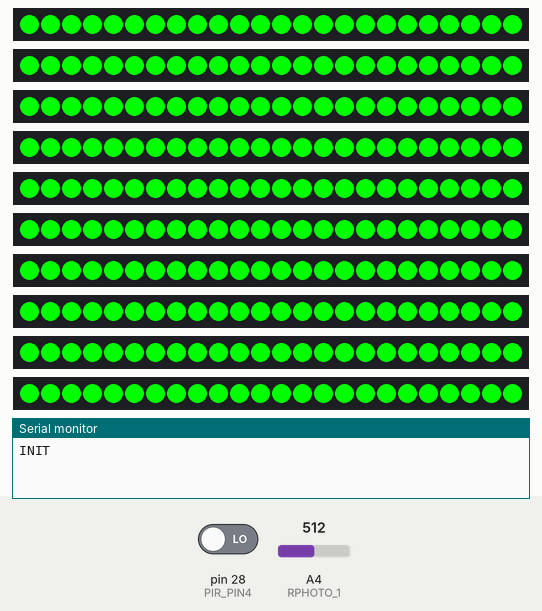
This sketch was run on a simulated Arduino Mega 2560, built with avr-gcc and run on an emulated ATmega2560. On the bench: 10 × 24 RGB LEDs in strip order, left to right, the last lines printed to the serial monitor. The test bench sets the inputs (shaded band); at power-on: pin 28 (PIR_PIN4) LOW, A4 (RPHOTO_1) = 512.

Above: at 1.3 s.
1.4 s: pin 28 (PIR_PIN4) driven HIGH
At 1.96 s:
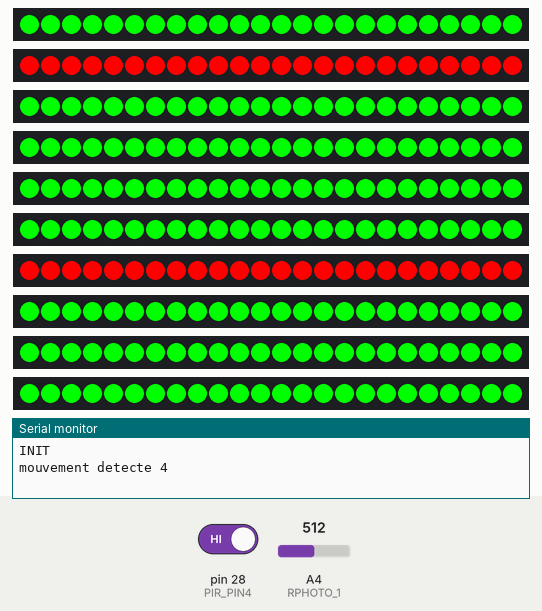
At 2.7 s:
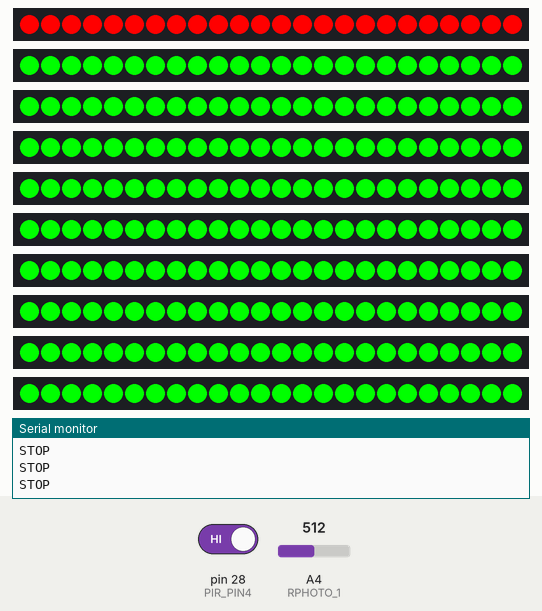
Timing chart, 0 to 4.4 s (numbered marks = the images above; inputs shaded):
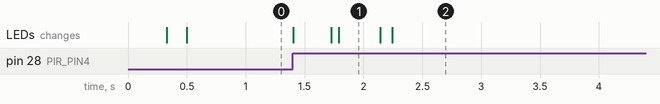

The sketch:

test_beer_pong_v2-delay-non-bloquant.ino
```cpp
#include <Adafruit_NeoPixel.h>
#ifdef __AVR__
#include <avr/power.h> // Required for 16 MHz Adafruit Trinket
#endif


#define LED_PIN1        2
#define LED_PIN2        3
#define LED_PIN3        4
#define LED_PIN4        5
#define LED_PIN5        6
#define LED_PIN6        7
#define LED_PIN7        8
#define LED_PIN8        9
#define LED_PIN9        10
#define LED_PIN10       11

#define PIR_PIN1        22
#define PIR_PIN2        24
#define PIR_PIN3        26
#define PIR_PIN4        28
#define PIR_PIN5        30
#define PIR_PIN6        32
#define PIR_PIN7        34
#define PIR_PIN8        36
#define PIR_PIN9        38
#define PIR_PIN10       40

#define RPHOTO_1        A4
#define NUMPIXELS       24 // Popular NeoPixel ring size
#define DELAYVAL        10 // Time (in milliseconds) to pause between pixels
#define PAUSE_R         30000
#define VALUE_RESET     30


Adafruit_NeoPixel strip1 = Adafruit_NeoPixel(NUMPIXELS, LED_PIN1, NEO_GRB + NEO_KHZ800);
Adafruit_NeoPixel strip2 = Adafruit_NeoPixel(NUMPIXELS, LED_PIN2, NEO_GRB + NEO_KHZ800);
Adafruit_NeoPixel strip3 = Adafruit_NeoPixel(NUMPIXELS, LED_PIN3, NEO_GRB + NEO_KHZ800);
Adafruit_NeoPixel strip4 = Adafruit_NeoPixel(NUMPIXELS, LED_PIN4, NEO_GRB + NEO_KHZ800);
Adafruit_NeoPixel strip5 = Adafruit_NeoPixel(NUMPIXELS, LED_PIN5, NEO_GRB + NEO_KHZ800);
Adafruit_NeoPixel strip6 = Adafruit_NeoPixel(NUMPIXELS, LED_PIN6, NEO_GRB + NEO_KHZ800);
Adafruit_NeoPixel strip7 = Adafruit_NeoPixel(NUMPIXELS, LED_PIN7, NEO_GRB + NEO_KHZ800);
Adafruit_NeoPixel strip8 = Adafruit_NeoPixel(NUMPIXELS, LED_PIN8, NEO_GRB + NEO_KHZ800);
Adafruit_NeoPixel strip9 = Adafruit_NeoPixel(NUMPIXELS, LED_PIN9, NEO_GRB + NEO_KHZ800);
Adafruit_NeoPixel strip10 = Adafruit_NeoPixel(NUMPIXELS, LED_PIN10, NEO_GRB + NEO_KHZ800);


enum {
  INIT,
  WAIT_BALL,
  ANNIMATION,
  CHECK_RESISTANCE,
  WAIT_RESISTANCE,
  STOP
} state;

int led1 = 0;
int led2 = 0;
int led3 = 0;
int led4 = 0;
int led5 = 0;
int led6 = 0;
int led7 = 0;
int led8 = 0;
int led9 = 0;
int led10 = 0;

uint32_t color_strip1_red = strip1.Color(255, 0, 0);
uint32_t color_strip2_red = strip2.Color(255, 0, 0);
uint32_t color_strip3_red = strip3.Color(255, 0, 0);
uint32_t color_strip4_red = strip4.Color(255, 0, 0);
uint32_t color_strip5_red = strip5.Color(255, 0, 0);
uint32_t color_strip6_red = strip6.Color(255, 0, 0);
uint32_t color_strip7_red = strip7.Color(255, 0, 0);
uint32_t color_strip8_red = strip8.Color(255, 0, 0);
uint32_t color_strip9_red = strip9.Color(255, 0, 0);
uint32_t color_strip10_red = strip10.Color(255, 0, 0);

uint32_t color_strip1_green = strip1.Color(0, 255, 0);
uint32_t color_strip2_green = strip2.Color(0, 255, 0);
uint32_t color_strip3_green = strip3.Color(0, 255, 0);
uint32_t color_strip4_green = strip4.Color(0, 255, 0);
uint32_t color_strip5_green = strip5.Color(0, 255, 0);
uint32_t color_strip6_green = strip6.Color(0, 255, 0);
uint32_t color_strip7_green = strip7.Color(0, 255, 0);
uint32_t color_strip8_green = strip8.Color(0, 255, 0);
uint32_t color_strip9_green = strip9.Color(0, 255, 0);
uint32_t color_strip10_green = strip10.Color(0, 255, 0);

uint32_t color_strip1_blue = strip1.Color(0, 0, 255);
uint32_t color_strip2_blue = strip2.Color(0, 0, 255);
uint32_t color_strip3_blue = strip3.Color(0, 0, 255);
uint32_t color_strip4_blue = strip4.Color(0, 0, 255);
uint32_t color_strip5_blue = strip5.Color(0, 0, 255);
uint32_t color_strip6_blue = strip6.Color(0, 0, 255);
uint32_t color_strip7_blue = strip7.Color(0, 0, 255);
uint32_t color_strip8_blue = strip8.Color(0, 0, 255);
uint32_t color_strip9_blue = strip9.Color(0, 0, 255);
uint32_t color_strip10_blue = strip10.Color(0, 0, 255);

int value_rphoto_1 = 0;
int value_rphoto_12 = 0;
int value_rdif_1 = VALUE_RESET; // est égale à la valeur de reset par défaut


void setup() {
Serial.begin(9600);

#if defined(__AVR_ATtiny85__) && (F_CPU == 16000000)
clock_prescale_set(clock_div_1);
#endif

strip1.begin();// INITIALIZE NeoPixel strip object (REQUIRED)
strip2.begin();
strip3.begin();
strip4.begin();
strip5.begin();
strip6.begin();
strip7.begin();
strip8.begin();
strip9.begin();
strip10.begin();

strip1.clear();
strip2.clear();
strip3.clear();
strip4.clear();
strip5.clear();
strip6.clear();
strip7.clear();
strip8.clear();
strip9.clear();;
strip10.clear();

pinMode(PIR_PIN1, INPUT); //définir la pin 2 comme une entré
pinMode(PIR_PIN2, INPUT);
pinMode(PIR_PIN3, INPUT);
pinMode(PIR_PIN4, INPUT);
pinMode(PIR_PIN5, INPUT);
pinMode(PIR_PIN6, INPUT);
pinMode(PIR_PIN7, INPUT);
pinMode(PIR_PIN8, INPUT);
pinMode(PIR_PIN9, INPUT);
pinMode(PIR_PIN10, INPUT);

pinMode(RPHOTO_1, INPUT);// Set photoresistance input

}

void loop() {

switch (state) {
    case INIT:
      Serial.println("INIT");
      strip1.clear();
      strip2.clear();
      strip3.clear();
      strip4.clear();
      strip5.clear();
      strip6.clear();
      strip7.clear();
      strip8.clear();
      strip9.clear();
      strip10.clear();

       for (int i = 0; i < NUMPIXELS; i++) {
        strip1.setPixelColor(i, strip1.Color(0, 255, 0));
        strip2.setPixelColor(i, strip2.Color(0, 255, 0));
        strip3.setPixelColor(i, strip3.Color(0, 255, 0));
        strip4.setPixelColor(i, strip4.Color(0, 255, 0));
        strip5.setPixelColor(i, strip5.Color(0, 255, 0));
        strip6.setPixelColor(i, strip6.Color(0, 255, 0));
        strip7.setPixelColor(i, strip7.Color(0, 255, 0));
        strip8.setPixelColor(i, strip8.Color(0, 255, 0));
        strip9.setPixelColor(i, strip9.Color(0, 255, 0));
        strip10.setPixelColor(i, strip10.Color(0, 255, 0));

        strip1.show();// Send the updated pixel colors to the hardware.
        strip2.show();
        strip3.show();
        strip4.show();
        strip5.show();
        strip6.show();
        strip7.show();
        strip8.show();
        strip9.show();
        strip10.show();
        delay(DELAYVAL);
      }


    state = WAIT_BALL;
    break;

    case WAIT_BALL:

     if (digitalRead(PIR_PIN4) == HIGH && led4 == 0) { //le capteur détecte un mouvement
        Serial.println("mouvement detecte 4 ");
        strip1.clear();
        led4 = 4;
        state = ANNIMATION;
      }

      break;

    case ANNIMATION:

      if(led4){
        wave1(30);
      state = CHECK_RESISTANCE;
      }
      break;

    case CHECK_RESISTANCE:

      if(led4){
        value_rphoto_1 = analogRead(RPHOTO_1); //on récupère la valeur de la résisantce
        if(value_rdif_1 < VALUE_RESET){ //sinon on reset la couleur au vert
          for (int i = 0; i < NUMPIXELS; i++) {
          strip1.setPixelColor(i, color_strip1_green);
          strip1.show();
          delay(DELAYVAL);
          }
          led4 = 0;
          state = WAIT_BALL;
          break;
        }
        state = WAIT_RESISTANCE;
      }

    case WAIT_RESISTANCE:
    value_rphoto_12 = analogRead(RPHOTO_1); //on récupère la valeur de la résisantce


    case STOP:
      Serial.println("STOP");


      break;

    default:
      // statements
      break;
    }


}

/*
 *  vague rouge led 1
 */
void wave1(int wait){
  /*
   * description de la composition des variable
   * [position de la vague de coleur sur l'anneau]_[position de l'anneau]
   */
  //variable ring gauche
  int top_left = 18;
  int bot_left = 18;

  //variable ring haut gauche
  int top_topLeft = 23;
  int bot_topLeft = 23;


  for(int i = 0; i<13; i++){

    if(led2 == 0){
      strip2.setPixelColor(top_left, strip2.Color(255, 0, 0));          //ring gauche top
      top_left--;

       strip2.setPixelColor(bot_left, strip2.Color(255, 0, 0));         //ring gauche bot
      if(bot_left == 24){
        bot_left = -1;
      }
      bot_left++;
    }
    if(led2 == 1){
      strip2.setPixelColor(top_left, strip2.Color(0, 0, 255));          //ring gauche top
      top_left--;

       strip2.setPixelColor(bot_left, strip2.Color(0, 0, 255));         //ring gauche bot
      if(bot_left == 24){
        bot_left = -1;
      }
      bot_left++;
    }

   if(led7 == 0){
      strip7.setPixelColor(top_topLeft,strip7.Color(255, 0, 0));          //ring haut gauche top
      top_topLeft--;

      strip7.setPixelColor(bot_topLeft, strip7.Color(255, 0, 0));         //ring haut gauche bot
      if(bot_topLeft == 24){
        bot_topLeft = -1;
      }
      bot_topLeft++;
   }
   if(led7 == 1){
      strip7.setPixelColor(top_topLeft, strip7.Color(0, 0, 255));          //ring haut gauche top
      top_topLeft--;

      strip7.setPixelColor(bot_topLeft, strip7.Color(0, 0, 255));         //ring haut gauche bot
      if(bot_topLeft == 24){
        bot_topLeft = -1;
      }
      bot_topLeft++;
   }

    strip2.show();                          //  Update strip 4(gauche)
    strip7.show();                          //  Update strip 5(haut gauche)
    delay(wait);                           //  Pause for a moment
  }


delay(wait);

/*
 *  reverse
 */

  //variable ring gauche 2
  int revers_top_left = 6;
  int revers_bot_left = 6;

  //variable ring haut gauche 7
  int revers_top_topLeft = 10;
  int revers_bot_topLeft = 10;

  int bot1 = 0;
  int bot2 = 24;

  int left1 = 6;
  int left2 = 6;

  int top1 = 12;
  int top2 = 12;

  int right1 = 18;
  int right2 = 18;

  int compteur = 0;

  for(int i = 0; i<13; i++){
    if(led2 == 0){
      strip2.setPixelColor(revers_top_left, strip2.Color(0, 255, 0));         //ring gauche top
      revers_top_left++;

      strip2.setPixelColor(revers_bot_left, strip2.Color(0, 255, 0));         //  ring gauche bot
      if(revers_bot_left == 0){
        revers_bot_left = 24;
      }
      revers_bot_left--;
    }
    if(led2 == 1){
      strip2.setPixelColor(revers_top_left, strip2.Color(255, 0, 0));         //ring gauche top
      revers_top_left++;

      strip2.setPixelColor(revers_bot_left, strip2.Color(255, 0, 0));         //  ring gauche bot
      if(revers_bot_left == 0){
        revers_bot_left = 24;
      }
      revers_bot_left--;
    }
  if(led7 == 0){
    strip7.setPixelColor(revers_top_topLeft, strip7.Color(0, 255, 0));          //ring haut gauche top
    revers_top_topLeft++;

    strip7.setPixelColor(revers_bot_topLeft, strip7.Color(0, 255, 0));         //ring haut gauche bot
    if(revers_bot_topLeft == 0){
      revers_bot_topLeft = 24;
    }
    revers_bot_topLeft--;
  }
  if(led7 == 1){
    strip7.setPixelColor(revers_top_topLeft, strip2.Color(255, 0, 0));          //ring haut gauche top
    revers_top_topLeft++;

    strip7.setPixelColor(revers_bot_topLeft, strip2.Color(255, 0, 0));         //ring haut gauche bot
    if(revers_bot_topLeft == 0){
      revers_bot_topLeft = 24;
    }
    revers_bot_topLeft--;
  }

    strip2.show();
    strip7.show();                          //  Update strip 5(haut gauche)

    compteur++;
    if( compteur >=10){
      strip1.setPixelColor(bot1, strip1.Color(255, 0, 0));         //ring haut gauche bot
      bot1++;
      strip1.setPixelColor(bot2, strip1.Color(255, 0, 0));         //ring haut gauche bot
      bot2--;

      strip1.setPixelColor(left1, strip1.Color(255, 0, 0));         //ring haut gauche bot
      left1++;
      strip1.setPixelColor(left2, strip1.Color(255, 0, 0));         //ring haut gauche bot
      left2--;

      strip1.setPixelColor(top1, strip1.Color(255, 0, 0));         //ring haut gauche bot
      top1++;
      strip1.setPixelColor(top2, strip1.Color(255, 0, 0));         //ring haut gauche bot
      top2--;

      strip1.setPixelColor(right1, strip1.Color(255, 0, 0));         //ring haut gauche bot
      right1++;
      strip1.setPixelColor(right2, strip1.Color(255, 0, 0));         //ring haut gauche bot
      right2--;

      strip1.show();                          //  Update strip 6(haut droite)

    }
     delay(wait);
  }

 }
```

Measured:
- after the input at 1.4 s, the LEDs: first change at once (image 1 shows a later state)
